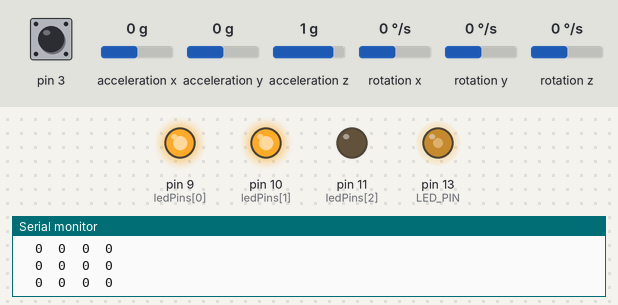
A sketch run on a simulated Arduino Leonardo, built with avr-gcc and run on an emulated ATmega32U4. Shown: output pins drawn as LEDs (lit = HIGH), the last lines printed to the serial monitor. Inputs (shaded band) come from the test bench; at power-on: acceleration x 0 g, acceleration y 0 g, acceleration z 1 g, pin 3 HIGH, rotation x 0 °/s, rotation y 0 °/s, rotation z 0 °/s. The sensor or clock chip raises its interrupt line as the real part does.

Above: at 1.7 s.
1.8 s: acceleration x set to -1.4 g
At 2.3 s:
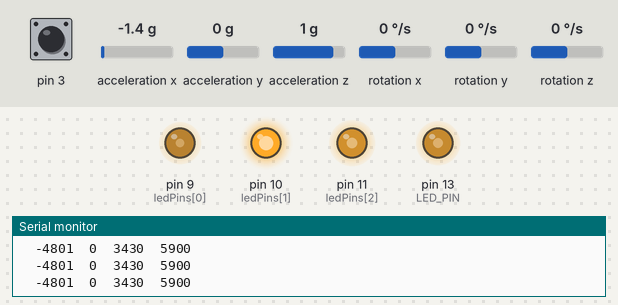
3.3 s: acceleration y set to -1.4 g
At 3.52 s:
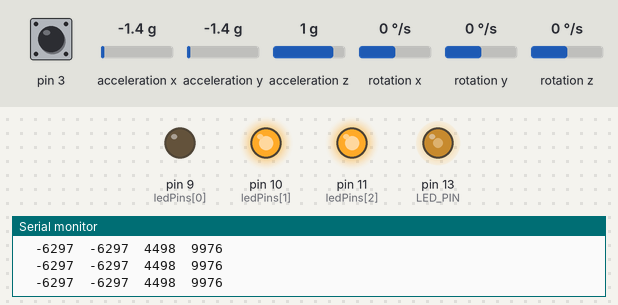
6.3 s: acceleration x set to -1 g
9.3 s: acceleration x set to -0.7 g
At 9.52 s:
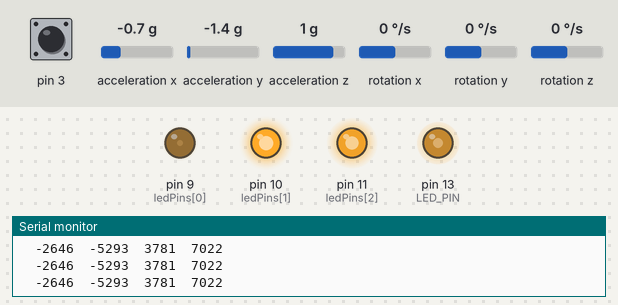
12.3 s: acceleration z set to -0.8 g
At 12.42 s:
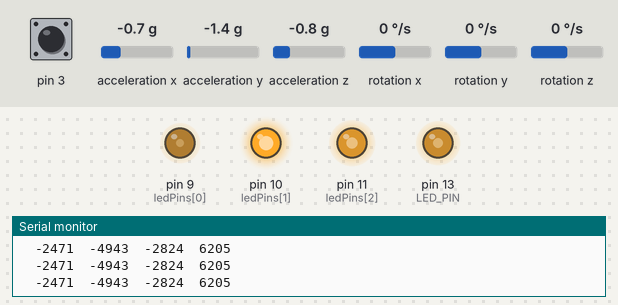
15.3 s: acceleration y set to -0.8 g
At 15.6 s:
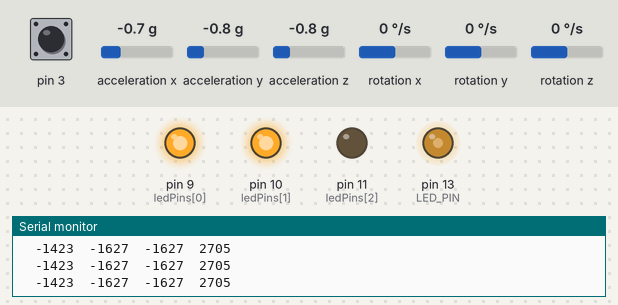
Timing chart, 0 to 19.3 s (numbered marks = the images above; inputs shaded):
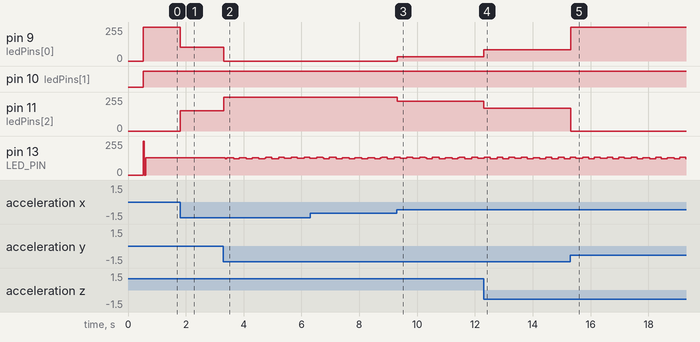

The sketch:

fadecolorsrotation.ino
```cpp
/*
  Joey Asperger
  Fades an LED from red to blue based on how fast the accelerometer is rotating.
  Also contatains functions for fading from red to blue to green, for fading
  based on acceleration, and for fading based on the z-component of gravity
*/

// Copyleft
// Open source
// Everything else that indicates that you should totally download this.
//
// Gravity Sensing :: Rev0
// Basic code which uses the IC2dev library and MPU6050 accelerometer/gyro to set the color of an LED
// based on whether the accelerometer is facing up or down.
// Current setting is red for up, blue for down, and faded in between.
//
// Initial contributions: Joey Asperger, Andrew Nguyen, Tucker Leavitt, Alex Bertrand

// I2C device class (I2Cdev) demonstration Arduino sketch for MPU6050 class using DMP (MotionApps v2.0)
// 6/21/2012 by Jeff Rowberg <jeff@rowberg.net>
// Updates should (hopefully) always be available at https://github.com/jrowberg/i2cdevlib
//
// Changelog:
//      2013-05-08 - added seamless Fastwire support
//                 - added note about gyro calibration
//      2012-06-21 - added note about Arduino 1.0.1 + Leonardo compatibility error
//      2012-06-20 - improved FIFO overflow handling and simplified read process
//      2012-06-19 - completely rearranged DMP initialization code and simplification
//      2012-06-13 - pull gyro and accel data from FIFO packet instead of reading directly
//      2012-06-09 - fix broken FIFO read sequence and change interrupt detection to RISING
//      2012-06-05 - add gravity-compensated initial reference frame acceleration output
//                 - add 3D math helper file to DMP6 example sketch
//                 - add Euler output and Yaw/Pitch/Roll output formats
//      2012-06-04 - remove accel offset clearing for better results (thanks Sungon Lee)
//      2012-06-01 - fixed gyro sensitivity to be 2000 deg/sec instead of 250
//      2012-05-30 - basic DMP initialization working

/* ============================================
 I2Cdev device library code is placed under the MIT license
 Copyright (c) 2012 Jeff Rowberg

 Permission is hereby granted, free of charge, to any person obtaining a copy
 of this software and associated documentation files (the "Software"), to deal
 in the Software without restriction, including without limitation the rights
 to use, copy, modify, merge, publish, distribute, sublicense, and/or sell
 copies of the Software, and to permit persons to whom the Software is
 furnished to do so, subject to the following conditions:

 The above copyright notice and this permission notice shall be included in
 all copies or substantial portions of the Software.

 THE SOFTWARE IS PROVIDED "AS IS", WITHOUT WARRANTY OF ANY KIND, EXPRESS OR
 IMPLIED, INCLUDING BUT NOT LIMITED TO THE WARRANTIES OF MERCHANTABILITY,
 FITNESS FOR A PARTICULAR PURPOSE AND NONINFRINGEMENT. IN NO EVENT SHALL THE
 AUTHORS OR COPYRIGHT HOLDERS BE LIABLE FOR ANY CLAIM, DAMAGES OR OTHER
 LIABILITY, WHETHER IN AN ACTION OF CONTRACT, TORT OR OTHERWISE, ARISING FROM,
 OUT OF OR IN CONNECTION WITH THE SOFTWARE OR THE USE OR OTHER DEALINGS IN
 THE SOFTWARE.
 ===============================================
 */

// I2Cdev and MPU6050 must be installed as libraries, or else the .cpp/.h files
// for both classes must be in the include path of your project
#include "I2Cdev.h"

#include "MPU6050_6Axis_MotionApps20.h"
//#include "MPU6050.h" // not necessary if using MotionApps include file
 #include "math.h"
//for ^ function

// Arduino Wire library is required if I2Cdev I2CDEV_ARDUINO_WIRE implementation
// is used in I2Cdev.h
#if I2CDEV_IMPLEMENTATION == I2CDEV_ARDUINO_WIRE
#include "Wire.h"
#endif

// class default I2C address is 0x68
// specific I2C addresses may be passed as a parameter here
// AD0 low = 0x68 (default for SparkFun breakout and InvenSense evaluation board)
// AD0 high = 0x69
MPU6050 mpu;
//MPU6050 mpu(0x69); // <-- use for AD0 high

/* =========================================================================
 NOTE: In addition to connection 3.3v, GND, SDA, and SCL, this sketch
 depends on the MPU-6050's INT pin being connected to the Arduino's
 external interrupt #0 pin. On the Arduino Uno and Mega 2560, this is
 digital I/O pin 2.
 * ========================================================================= */

/* =========================================================================
 NOTE: Arduino v1.0.1 with the Leonardo board generates a compile error
 when using Serial.write(buf, len). The Teapot output uses this method.
 The solution requires a modification to the Arduino USBAPI.h file, which
 is fortunately simple, but annoying. This will be fixed in the next IDE
 release. For more info, see these links:

 http://arduino.cc/forum/index.php/topic,109987.0.html
 http://code.google.com/p/arduino/issues/detail?id=958
 * ========================================================================= */


#define LED_PIN 13 // (Arduino is 13, Teensy is 11, Teensy++ is 6)
bool blinkState = false;

// MPU control/status vars
bool dmpReady = false;  // set true if DMP init was successful
uint8_t mpuIntStatus;   // holds actual interrupt status byte from MPU
uint8_t devStatus;      // return status after each device operation (0 = success, !0 = error)
uint16_t packetSize;    // expected DMP packet size (default is 42 bytes)
uint16_t fifoCount;     // count of all bytes currently in FIFO
uint8_t fifoBuffer[64]; // FIFO storage buffer

// orientation/motion vars
Quaternion q;           // [w, x, y, z]         quaternion container
VectorInt16 aa;         // [x, y, z]            accel sensor measurements
VectorInt16 aaReal;     // [x, y, z]            gravity-free accel sensor measurements
VectorInt16 aaWorld;    // [x, y, z]            world-frame accel sensor measurements
VectorFloat gravity;    // [x, y, z]            gravity vector
float euler[3];         // [psi, theta, phi]    Euler angle container
float ypr[3];           // [yaw, pitch, roll]   yaw/pitch/roll container and gravity vector

// packet structure for InvenSense teapot demo
uint8_t teapotPacket[14] = {
  '$', 0x02, 0,0, 0,0, 0,0, 0,0, 0x00, 0x00, '\r', '\n' };


// ================================================================
// ===               INTERRUPT DETECTION ROUTINE                ===
// ================================================================

volatile bool mpuInterrupt = false;     // indicates whether MPU interrupt pin has gone high
void dmpDataReady() {
  mpuInterrupt = true;
}


// ================================================================
// ===                      INITIAL SETUP                       ===
// ================================================================

int ledPins[] = {9, 10, 11};

void setup() {
  //MY NOOB CODE
  for(int i = 0;i < 3;i++) {
    pinMode(ledPins[i], OUTPUT);
  }

  // join I2C bus (I2Cdev library doesn't do this automatically)
#if I2CDEV_IMPLEMENTATION == I2CDEV_ARDUINO_WIRE
  Wire.begin();
  TWBR = 24; // 400kHz I2C clock (200kHz if CPU is 8MHz)
#elif I2CDEV_IMPLEMENTATION == I2CDEV_BUILTIN_FASTWIRE
  Fastwire::setup(400, true);
#endif

  // initialize serial communication
  // (115200 chosen because it is required for Teapot Demo output, but it's
  // really up to you depending on your project)
  Serial.begin(115200);
  while (!Serial); // wait for Leonardo enumeration, others continue immediately

  // NOTE: 8MHz or slower host processors, like the Teensy @ 3.3v or Ardunio
  // Pro Mini running at 3.3v, cannot handle this baud rate reliably due to
  // the baud timing being too misaligned with processor ticks. You must use
  // 38400 or slower in these cases, or use some kind of external separate
  // crystal solution for the UART timer.

  // initialize device
  Serial.println(F("Initializing I2C devices..."));
  mpu.initialize();

  // verify connection
  Serial.println(F("Testing device connections..."));
  Serial.println(mpu.testConnection() ? F("MPU6050 connection successful") : F("MPU6050 connection failed"));

  //we didn't want to wait for ready...so we commented this out.  It initializes automatically now.
  // wait for ready
  //Serial.println(F("\nSend any character to begin DMP programming and demo: "));
  //while (Serial.available() && Serial.read()); // empty buffer
  //while (!Serial.available());                 // wait for data
  //while (Serial.available() && Serial.read()); // empty buffer again

  // load and configure the DMP
  Serial.println(F("Initializing DMP..."));
  devStatus = mpu.dmpInitialize();

  // supply your own gyro offsets here, scaled for min sensitivity
  mpu.setXGyroOffset(220);
  mpu.setYGyroOffset(76);
  mpu.setZGyroOffset(-85);
  mpu.setZAccelOffset(1788); // 1688 factory default for my test chip

  // make sure it worked (returns 0 if so)
  if (devStatus == 0) {
    // turn on the DMP, now that it's ready
    Serial.println(F("Enabling DMP..."));
    mpu.setDMPEnabled(true);

    // enable Arduino interrupt detection
    Serial.println(F("Enabling interrupt detection (Arduino external interrupt 0)..."));
    attachInterrupt(0, dmpDataReady, RISING);
    mpuIntStatus = mpu.getIntStatus();

    // set our DMP Ready flag so the main loop() function knows it's okay to use it
    Serial.println(F("DMP ready! Waiting for first interrupt..."));
    dmpReady = true;

    // get expected DMP packet size for later comparison
    packetSize = mpu.dmpGetFIFOPacketSize();
  }
  else {
    // ERROR!
    // 1 = initial memory load failed
    // 2 = DMP configuration updates failed
    // (if it's going to break, usually the code will be 1)
    Serial.print(F("DMP Initialization failed (code "));
    Serial.print(devStatus);
    Serial.println(F(")"));
  }

  // configure LED for output
  pinMode(LED_PIN, OUTPUT);
}

double maxOverallAccel = 0;
double avgAccel = 0;
double accelValues = 0;

// ================================================================
// ===                    MAIN PROGRAM LOOP                     ===
// ================================================================

void loop() {
  // if programming failed, don't try to do anything
  if (!dmpReady) return;

  // wait for MPU interrupt or extra packet(s) available
  while (!mpuInterrupt && fifoCount < packetSize) {
    // other program behavior stuff here
    // .
    // .
    // .
    // if you are really paranoid you can frequently test in between other
    // stuff to see if mpuInterrupt is true, and if so, "break;" from the
    // while() loop to immediately process the MPU data
    // .
    // .
    // .
  }

  // reset interrupt flag and get INT_STATUS byte
  mpuInterrupt = false;
  mpuIntStatus = mpu.getIntStatus();

  // get current FIFO count
  fifoCount = mpu.getFIFOCount();

  // check for overflow (this should never happen unless our code is too inefficient)
  if ((mpuIntStatus & 0x10) || fifoCount == 1024) {
    // reset so we can continue cleanly
    mpu.resetFIFO();
    Serial.println(F("FIFO overflow!"));

    // otherwise, check for DMP data ready interrupt (this should happen frequently)
  }
  else if (mpuIntStatus & 0x02) {
    // wait for correct available data length, should be a VERY short wait
    while (fifoCount < packetSize) fifoCount = mpu.getFIFOCount();

    // read a packet from FIFO
    mpu.getFIFOBytes(fifoBuffer, packetSize);

    // track FIFO count here in case there is > 1 packet available
    // (this lets us immediately read more without waiting for an interrupt)
    fifoCount -= packetSize;

    // blink LED to indicate activity
    blinkState = !blinkState;
    digitalWrite(LED_PIN, blinkState);

    //main output

    //THIS IS WHERE YOU SHOULD DO STUFF

     fadeRedBlueAcceleration();


  }
}


// Fade from red to blue based on rotation speed
void fadeRedBlueRotation(){
  int xRot = abs(mpu.getRotationX());
  int yRot = abs(mpu.getRotationY());
  int zRot = abs(mpu.getRotationZ());

  int maxRot = sqrt(pow(xRot,2) + pow(yRot,2) + pow(zRot,2));

  int rotVal = maxRot * (255/8000.0);
  rotVal = (rotVal > 255) ? 255 : rotVal; //normalize it to never be more than 255
  draw(rotVal, 0, 255 - rotVal); // R-B
  //fadeRedBlueGreen(rotVal); // R-B-G
}

// Fade from red to blue to green based on rotational speed
// Doesn't work all that well, the colors don't fade very evenly so it flickers a lot
void fadeRBGRotation(){
  int xRot = abs(mpu.getRotationX());
  int yRot = abs(mpu.getRotationY());
  int zRot = abs(mpu.getRotationZ());

  int maxRot = sqrt(pow(xRot,2) + pow(yRot,2) + pow(zRot,2));

  int rotVal = maxRot * (255/8000.0);
  rotVal = (rotVal > 255) ? 255 : rotVal; //normalize it to never be more than 255
  fadeRedBlueGreen(rotVal); // R-B-G
}

//fade from red to blue based on z component of gravity
void fadeRedBlueGravity(){
  //read the z component of the gravity, and adjust the LED accordingly
  mpu.dmpGetQuaternion(&q, fifoBuffer);
  mpu.dmpGetGravity(&gravity, &q);
  Serial.print(gravity.x);
  Serial.print("\t");
  Serial.print(gravity.y);
  Serial.print("\t");
  Serial.println(gravity.z);
  int valueZ = 128 + gravity.z * 127; //0-255
  draw(255 - valueZ, 0, valueZ); //fade red to blue */
  //Serial.println(valueZ);

}

//fades from red to blue based on acceleration (doesn't really work yet)
void fadeRedBlueAcceleration(){
  mpu.dmpGetQuaternion(&q, fifoBuffer);
  mpu.dmpGetAccel(&aa, fifoBuffer);
  mpu.dmpGetGravity(&gravity, &q);
  mpu.dmpGetLinearAccel(&aaReal, &aa, &gravity);
  int xAccel = aaReal.x;
  int yAccel = aaReal.y;
  int zAccel = aaReal.z;
  int maxAccel = sqrt(pow(xAccel,2) + pow(yAccel,2) + pow(zAccel,2));


  // Calculating stats (just for testing, don't worry about it)
  /*
  maxOverallAccel =  (maxOverallAccel > maxAccel) ? maxOverallAccel : maxAccel;
  accelValues++;
  if (accelValues == 1){
    avgAccel = maxAccel;
  } else{
    avgAccel = avgAccel - avgAccel/accelValues + maxAccel/accelValues;
  }*/

  Serial.print("\t");
  Serial.print(xAccel);
  Serial.print("\t");
  Serial.print(yAccel);
  Serial.print("\t");
  Serial.print(zAccel);
  Serial.print("\t");
  Serial.println(maxAccel);


  // Red to Blue based on acceleration
  int accelVal = (maxAccel-3500) * ((double)255/4000.0);
  if (accelVal < 0){
    accelVal = 0;
  }
  //Serial.print("\t");
  //Serial.println(accelVal);
  accelVal = (accelVal > 255) ? 255 : accelVal;
  draw(accelVal, 0, 255 - accelVal); // red to blue
}

void draw(int r, int g, int b) {
  //sets LED color based on RGB values
  analogWrite(color('r'), 255 - r);
  analogWrite(color('g'), 255 - g);
  analogWrite(color('b'), 255 - b);
}

int color(char color) {
  //returns pins for each color according to ledPins (defined up top)
  switch(color) {
    case 'r':
      return ledPins[0];
    break;

    case 'g':
      return ledPins[1];
    break;

    case 'b':
      return ledPins[2];
    break;
  }
}

void fadeRedBlueGreen(int val){
 int r = (val*2 - 255 > 0) ? (val*2 - 255) : 0;
 int b = (128 - val) *2;
 int g = ((((255 - val) * 2) - 255) > 0) ? ((255 - val) * 2 - 255) : 0;
 draw(r, g, b);
}
```

Measured:
- after the input at 1.8 s, pin 9 (ledPins[0]): 255/255 → 102/255 at once; pin 11 (ledPins[2]): 0/255 → 153/255 at once
- after the input at 3.3 s, pin 9 (ledPins[0]): 102/255 → 0/255 at once; pin 11 (ledPins[2]): 153/255 → 255/255 at once
- after the input at 9.3 s, pin 9 (ledPins[0]): 0/255 → 31/255 at once; pin 11 (ledPins[2]): 255/255 → 224/255 at once
- after the input at 12.3 s, pin 9 (ledPins[0]): 31/255 → 83/255 at once; pin 11 (ledPins[2]): 224/255 → 172/255 at once
- after the input at 15.3 s, pin 9 (ledPins[0]): 83/255 → 255/255 at once; pin 11 (ledPins[2]): 172/255 → 0/255 at once
